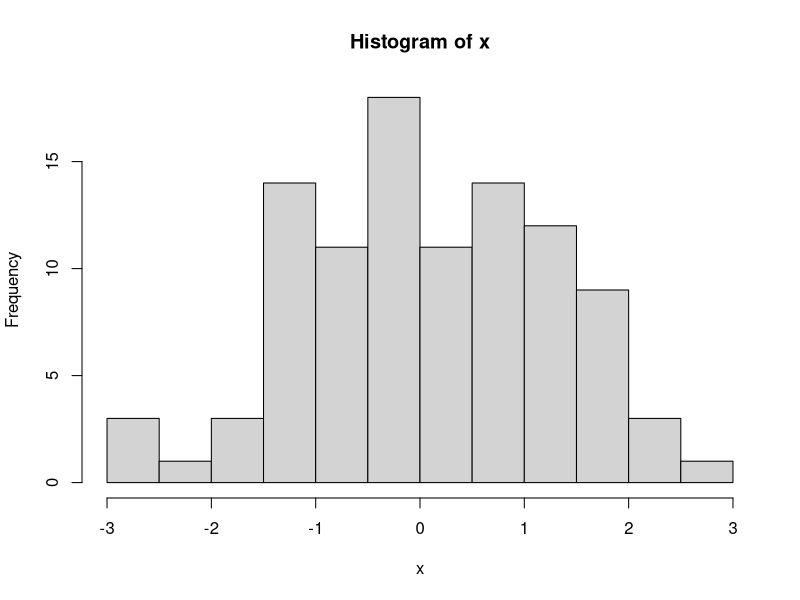

Reproduce this figure in R.
## ---- chunk 1
# assign a value to object named "x"
x = 1
# or
x <- 1
1 -> x  
# Calculator 
x=10^2
y=2*x
# vectors
c(1,21,50,80,45,0)
c("d","4","r")
# characters
"R is useful and cool"
# boolean - TRUE or FALSE
45>96
# built-in functions
sum(1,3,5)
## ---- chunk 2
# a vector / array
vec1= c(1,21,50,80,45,0)
# minimun
min(vec1)
# maximum
max(vec1)
# exponential function
exp(vec1)
# cosine function
cos(vec1)
# sine function
sin(vec1)
# logarithm function of base e
log(vec1,0.5)
# square root
sqrt(vec1)
# logarithm function of base 10
log10(10)
# logarithm function of base 2
log2(2)
# logarithm function of base 45
log(45,base = 45)
# factorial
factorial(3)
# binomial coefficient / combination
choose(10,5)

## ---- chunk 3
# a set of values
vec1= c(1,21,50,80,45,0)
# summation
sum(vec1)
# arithmetic mean
mean(vec1)
# standard deviation
sd(vec1)
# summary statistics
summary(vec1)
# variance
var(vec1)
# quantile
quantile(vec1,0.5)
# 100 Standard normal random numbers
x=rnorm(100,mean=0,sd=1)
# histogram
hist(x)

## ---- chunk 4
# create your own function
  myfunction=function(){
    return(print("Hello there!"))
  }
# if statement
lucky.number=100
if(lucky.number<=54){
print("You win!")
  }else{
  print("You lost!")
}

